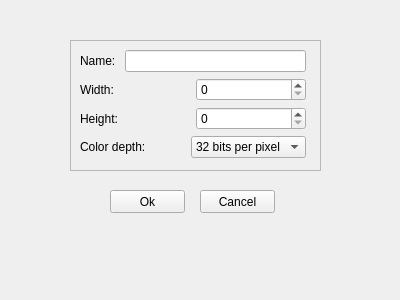
<?xml version="1.0" encoding="UTF-8"?>
<ui version="4.0">
 <class>Form</class>
 <widget class="QWidget" name="Form">
  <property name="geometry">
   <rect>
    <x>0</x>
    <y>0</y>
    <width>400</width>
    <height>300</height>
   </rect>
  </property>
  <property name="windowTitle">
   <string>Form</string>
  </property>
  <widget class="QWidget" name="gridLayoutWidget">
   <property name="geometry">
    <rect>
     <x>80</x>
     <y>50</y>
     <width>226</width>
     <height>108</height>
    </rect>
   </property>
   <layout class="QGridLayout" name="gridLayout_2">
    <item row="0" column="0">
     <layout class="QHBoxLayout" name="horizontalLayout_3">
      <item>
       <widget class="QLabel" name="label_2">
        <property name="text">
         <string>Name: </string>
        </property>
       </widget>
      </item>
      <item>
       <widget class="QLineEdit" name="lineEdit_2"/>
      </item>
     </layout>
    </item>
    <item row="2" column="0">
     <layout class="QHBoxLayout" name="horizontalLayout_2">
      <item>
       <widget class="QLabel" name="label">
        <property name="text">
         <string>Height: </string>
        </property>
       </widget>
      </item>
      <item>
       <widget class="QSpinBox" name="spinBox_2"/>
      </item>
     </layout>
    </item>
    <item row="3" column="0">
     <layout class="QHBoxLayout" name="horizontalLayout_5">
      <item>
       <widget class="QLabel" name="label_4">
        <property name="text">
         <string>Color depth: </string>
        </property>
       </widget>
      </item>
      <item>
       <widget class="QComboBox" name="comboBox">
        <item>
         <property name="text">
          <string>32 bits per pixel</string>
         </property>
        </item>
       </widget>
      </item>
     </layout>
    </item>
    <item row="1" column="0">
     <layout class="QHBoxLayout" name="horizontalLayout_4">
      <item>
       <widget class="QLabel" name="label_3">
        <property name="text">
         <string>Width:</string>
        </property>
       </widget>
      </item>
      <item>
       <widget class="QSpinBox" name="spinBox"/>
      </item>
     </layout>
    </item>
   </layout>
  </widget>
  <widget class="QPushButton" name="pushButton">
   <property name="geometry">
    <rect>
     <x>110</x>
     <y>190</y>
     <width>75</width>
     <height>23</height>
    </rect>
   </property>
   <property name="text">
    <string>Ok</string>
   </property>
  </widget>
  <widget class="QPushButton" name="btnQuit">
   <property name="geometry">
    <rect>
     <x>200</x>
     <y>190</y>
     <width>75</width>
     <height>23</height>
    </rect>
   </property>
   <property name="text">
    <string>Cancel</string>
   </property>
  </widget>
  <widget class="QFrame" name="frame">
   <property name="geometry">
    <rect>
     <x>70</x>
     <y>40</y>
     <width>251</width>
     <height>131</height>
    </rect>
   </property>
   <property name="frameShape">
    <enum>QFrame::StyledPanel</enum>
   </property>
   <property name="frameShadow">
    <enum>QFrame::Raised</enum>
   </property>
  </widget>
 </widget>
 <resources/>
 <connections/>
</ui>
